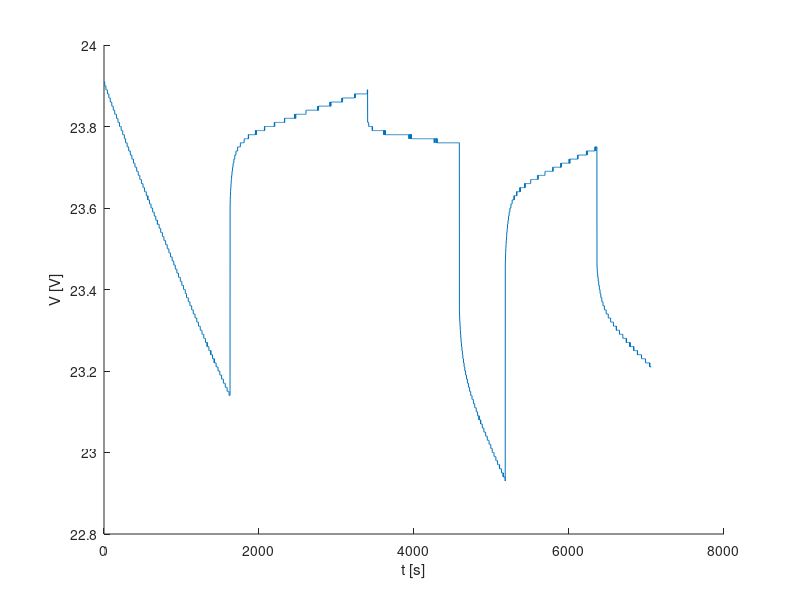
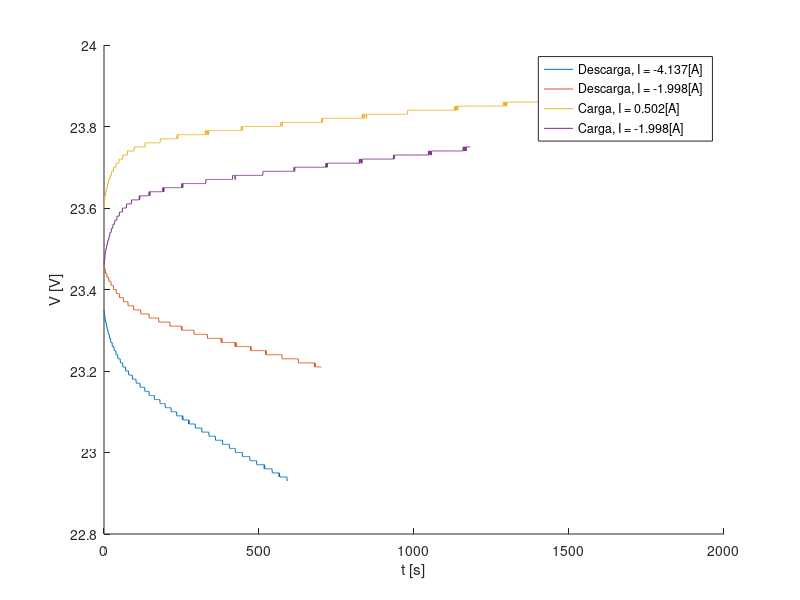
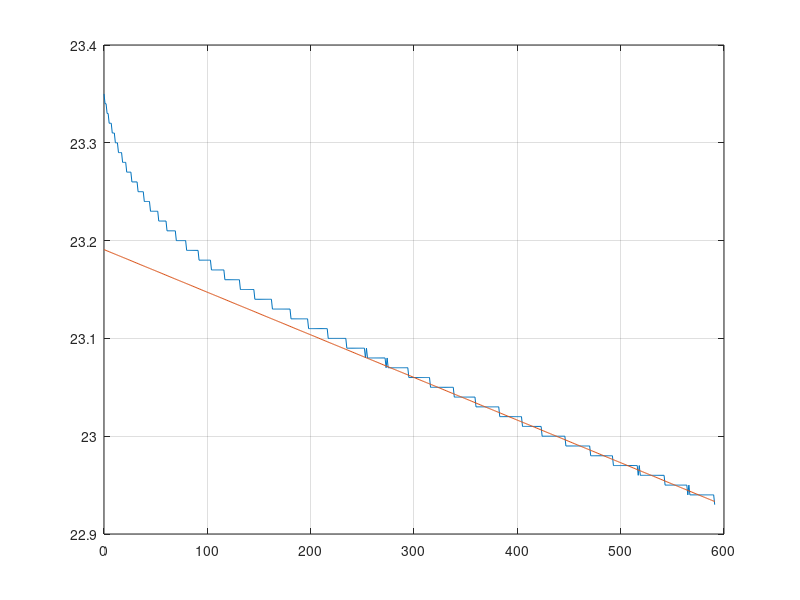
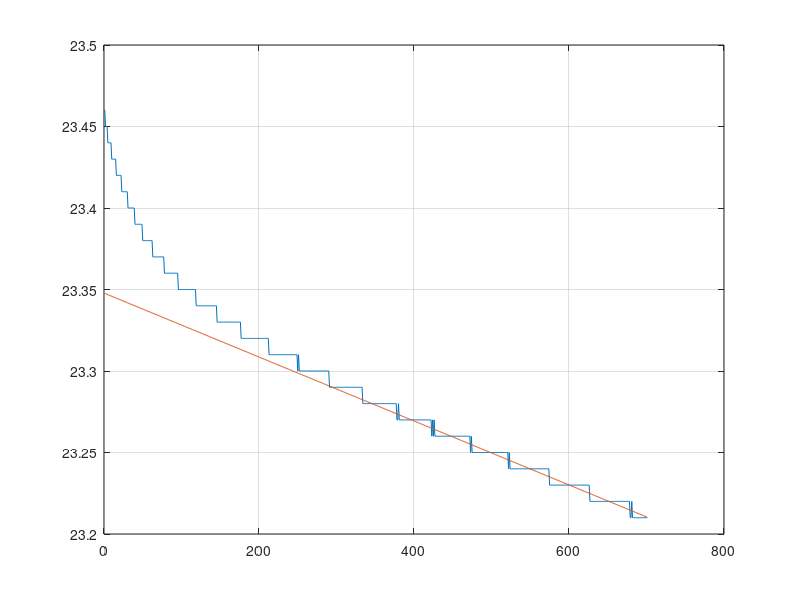

Reproduce these figures in MATLAB, in order. (Note: this script raises an error after producing the figures.)
clc
clear
close all

%% LOAD DATA

load('Data/Bateria_Dinamica_Experimental.mat')


figure()
    hold on
    plot(Data.V)
    xlabel('t [s]')
    ylabel('V [V]')
    
    
%% SEPARAR CURVAS A ESTUDIAR

% Curvas de descarga
curva(1).Tipo = 'Descarga';
curva(1).V = Data.V(4586:5177);
curva(1).t = Data.t(4586:5177) - Data.t(4586);
curva(1).I = Data.I(4586);
curva(2).Tipo = 'Descarga';
curva(2).V = Data.V(6361:end);
curva(2).t = Data.t(6361:end) - Data.t(6361);
curva(2).I = Data.I(6361);

% Curvas de carga
curva(3).Tipo = 'Carga';
curva(3).V = Data.V(1627:3401);
curva(3).t = Data.t(1627:3401) - Data.t(1627);
curva(3).I = Data.I(1627);
curva(4).Tipo = 'Carga';
curva(4).V = Data.V(5178:6360);
curva(4).t = Data.t(5178:6360) - Data.t(5178);
curva(4).I = Data.I(6361);


figure()
    hold on
    for c = 1:length(curva)
        plot(curva(c).t, curva(c).V, ...
            'DisplayName', [curva(c).Tipo ', I = ' num2str(curva(c).I) '[A]'])
    end
    legend('Location', 'Best')
    xlabel('t [s]')
    ylabel('V [V]')
    
    
%% PARTE LINEAL

close all
for c = 1:length(curva)
    
    % Sacar la recta que ajusta al tramo lineal    
    lin_end = length(curva(c).V) - 5;
    lin_start = round(lin_end*.6);
    
    p = polyfit(curva(c).t(lin_start:lin_end), ...
                curva(c).V(lin_start:lin_end),1);
            
    curva(c).p = p;
    curva(c).recta = polyval(p,curva(c).t);
    
    % Plot curves
    figure()
        hold on
        plot(curva(c).t, curva(c).V, ...
                    'DisplayName', [curva(c).Tipo ', I = ' num2str(curva(c).I) '[A]'])
        plot(curva(c).t,  curva(c).recta, ...
                    'DisplayName', [curva(c).Tipo ', I = ' num2str(curva(c).I) '[A]'])
        grid on; box on
    
end

%{
%curva_filt = curva;   

close all
for c = 1:length(curva_filt)
    
    % Filtrado
%     for i = 2:length(curva(c).V)-3    
%         curva_filt(c).V(i) = ( curva_filt(c).V(i-1) + curva_filt(c).V(i)...
%                                + curva_filt(c).V(i+1) )/3;
%     end
%{
%     for i = 4:length(curva(c).V)-4    
%         curva_filt(c).V(i) = ( curva_filt(c).V(i-3) + curva_filt(c).V(i-2)...
%                                + curva_filt(c).V(i-1) + curva_filt(c).V(i)...
%                                + curva_filt(c).V(i+1) + curva_filt(c).V(i+2)...
%                                + curva_filt(c).V(i+3) )/7;
%     end
%}
    % Sacar la recta que ajusta a la ultima parte    
    lin_end = length(curva_filt(c).V) - 5;
    lin_start = round(lin_end*.6);
    
    p = polyfit(curva_filt(c).t(lin_start:lin_end), ...
                curva_filt(c).V(lin_start:lin_end),1);
            
    curva_filt(c).p = p;
    curva_filt(c).lin = polyval(p,curva_filt(c).t);
    
    % Plot curves
    figure()
        hold on
        plot(curva(c).t, curva(c).V, ...
                    'DisplayName', [curva(c).Tipo ', I = ' num2str(curva(c).I) '[A]'])
        plot(curva_filt(c).t, curva_filt(c).V, ...
                    'DisplayName', [curva_filt(c).Tipo ', I = ' num2str(curva_filt(c).I) '[A]'])
        plot(curva_filt(c).t,  curva_filt(c).lin, ...
                    'DisplayName', [curva_filt(c).Tipo ', I = ' num2str(curva_filt(c).I) '[A]'])
        grid on; box on
    
end

%}

%% LIMITE LINEAL

idx_sep = [255, 491, 570, 415];

curva_r = curva;

close all
for c = 1:length(curva_filt)
    
    curva_r(c).V = curva_filt(c).V - curva_filt(c).lin ;
    
    
    
    % Plot curves
    figure()
        hold on
        plot(curva_filt(c).t,  curva_r(c).V, ...
                    'DisplayName', [curva_filt(c).Tipo ', I = ' num2str(curva_filt(c).I) '[A]'])
        grid on; box on
    
end

